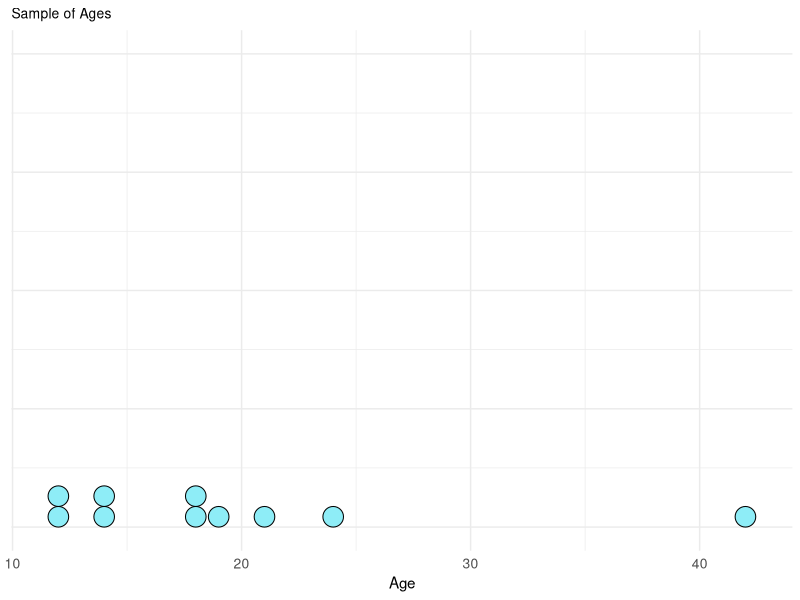

Recreate this plot in R.
## ---- chunk 1
knitr::opts_chunk$set(echo=FALSE,  message=FALSE, 
                      warning=FALSE, 
                      fig.width = 5, fig.height = 2,
                      out.width = "100%", fig.align = "center"
                      )
library(tidyverse)
my_theme <- theme_minimal() +
  theme(axis.title.y=element_blank(),
        axis.text.y=element_blank(),
        axis.ticks.y=element_blank()) +
  theme(plot.title = element_text(size = 9)) +
  theme(axis.text.x = element_text(size = 9))

## ---- chunk 2

data <- c(12, 12, 14, 14, 18, 18, 19, 21, 24, 42)
df <- as.data.frame(data)

ggplot(df,aes(x=data)) + 
  geom_dotplot(fill="#8eedf7", color="black", dotsize = 0.9) +
  labs(title="Sample of Ages",x="Age", y = "") + 
  theme_minimal() +
  theme(axis.title.y=element_blank(),
      axis.text.y=element_blank(),
      axis.ticks.y=element_blank(),
      plot.title = element_text(size = 10), 
      axis.text.x = element_text(size = 10)) 

